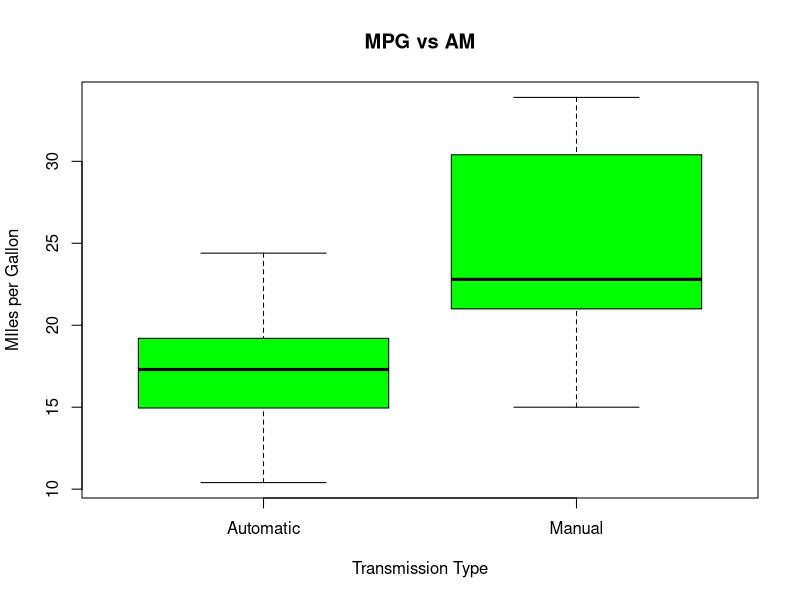

This figure's R source: (Note: this script raises an error after producing the figure.)
## ---- chunk 1
knitr::opts_chunk$set(echo = TRUE)
## ---- chunk 2
library(datasets)
data(mtcars)
# transform variables to factor format 
mtcars$am[mtcars$am==0]<-"Automatic"
mtcars$am[mtcars$am==1]<-"Manual"
mtcars$am<-as.factor(mtcars$am)
mtcars$cyl<-as.factor(mtcars$cyl)
mtcars$vs<-as.factor(mtcars$vs)
mtcars$gear<-as.factor(mtcars$gear)
mtcars$carb<-as.factor(mtcars$carb)
#read few records
head(mtcars)
#draw boxplot for transmission type comparision
boxplot(mtcars$mpg~as.factor(mtcars$am),col="green",ylab="MIles per Gallon",xlab="Transmission Type",main="MPG vs AM")
## ---- chunk 3
t.test(mpg~am,mtcars,paired=FALSE,var.equal=FALSE)
## ---- chunk 4
basic<-lm(mpg~am,mtcars)
full<-lm(mpg~.,mtcars)
fit<-step(full, direction="backward")
## ---- chunk 5
anova(basic,fit)
par(mfrow=c(1, 1))
plot(fit)
